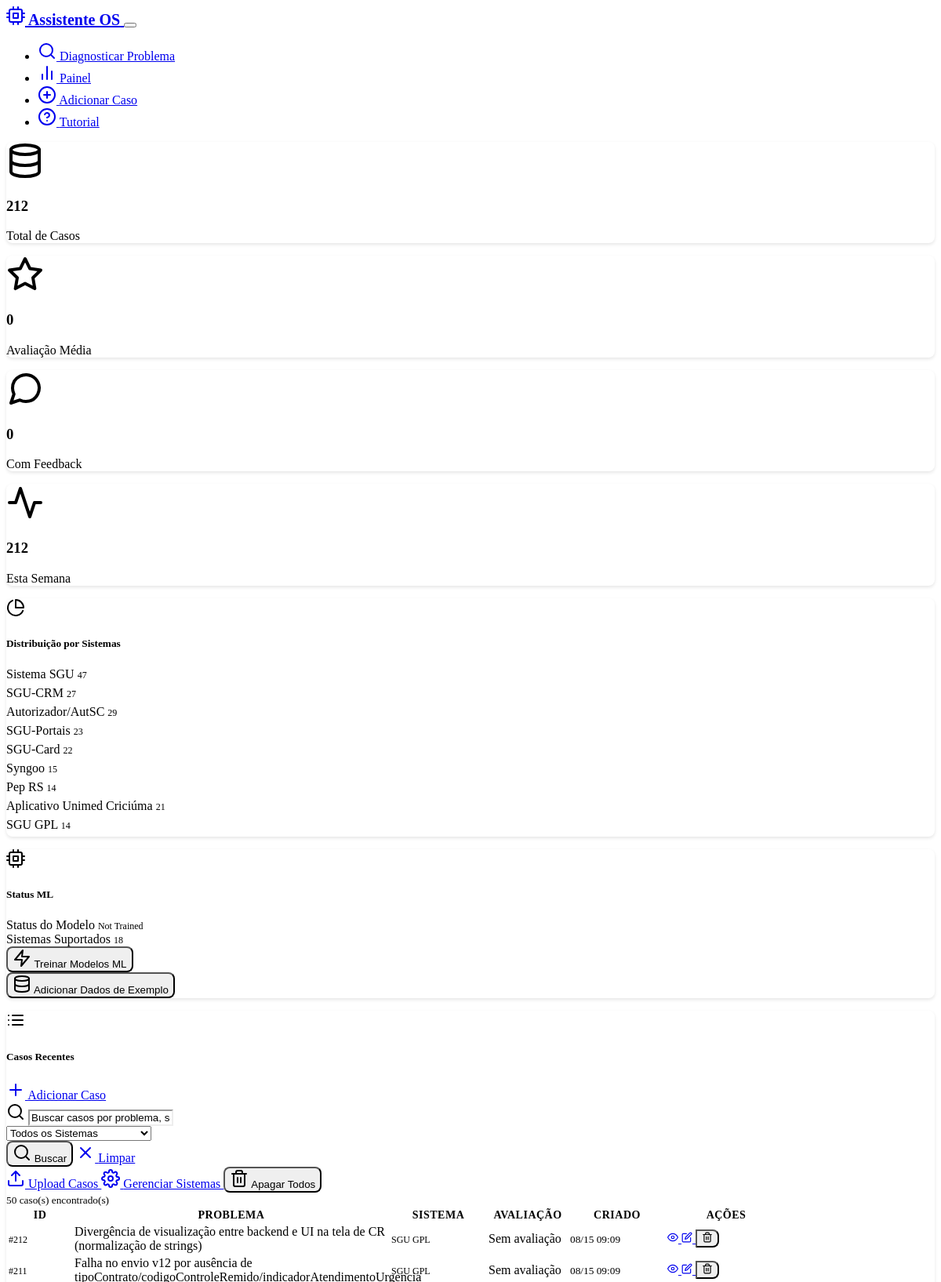
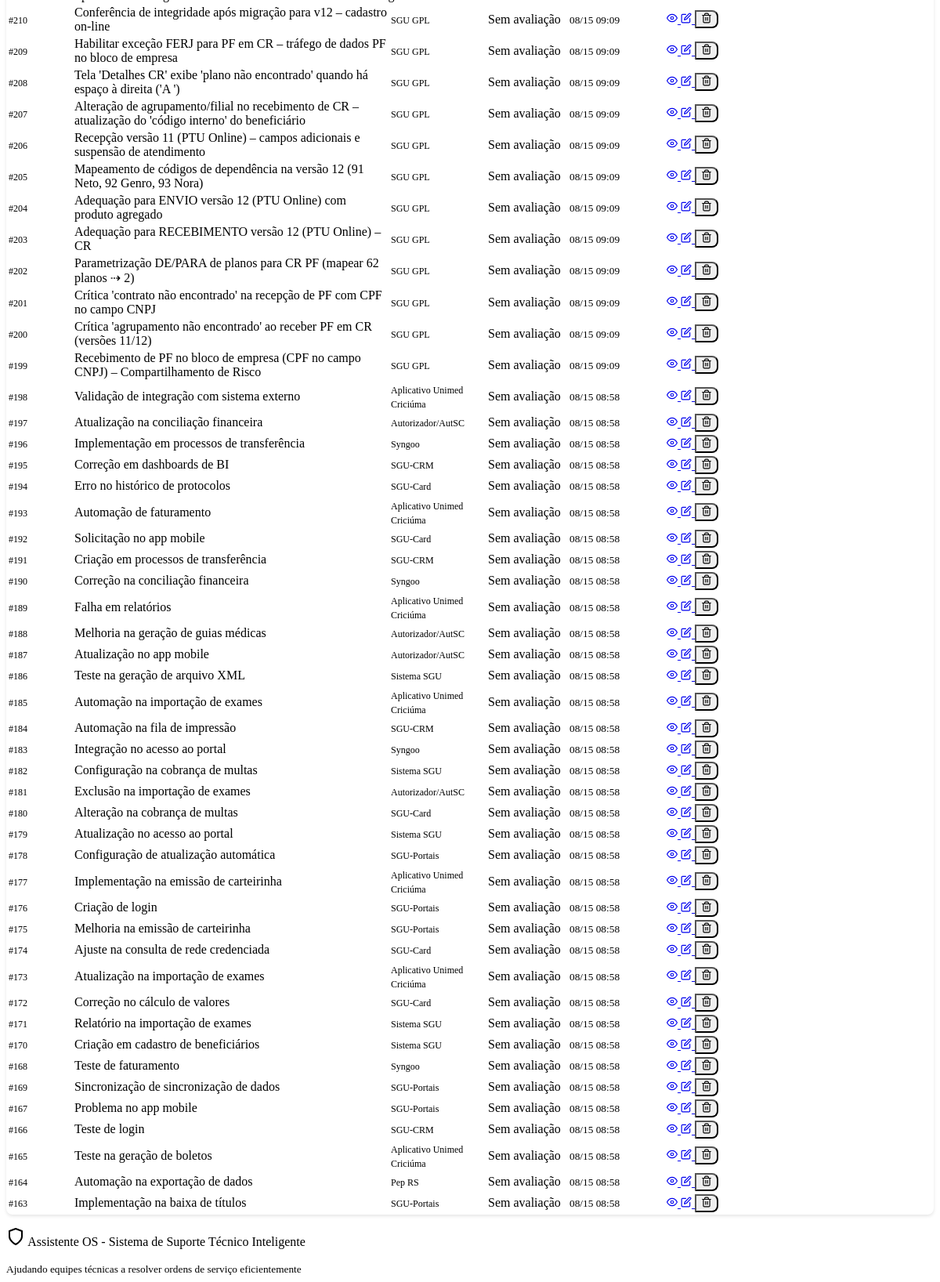
Page /dashboard on the earlier database version (2 pictures, top to bottom).
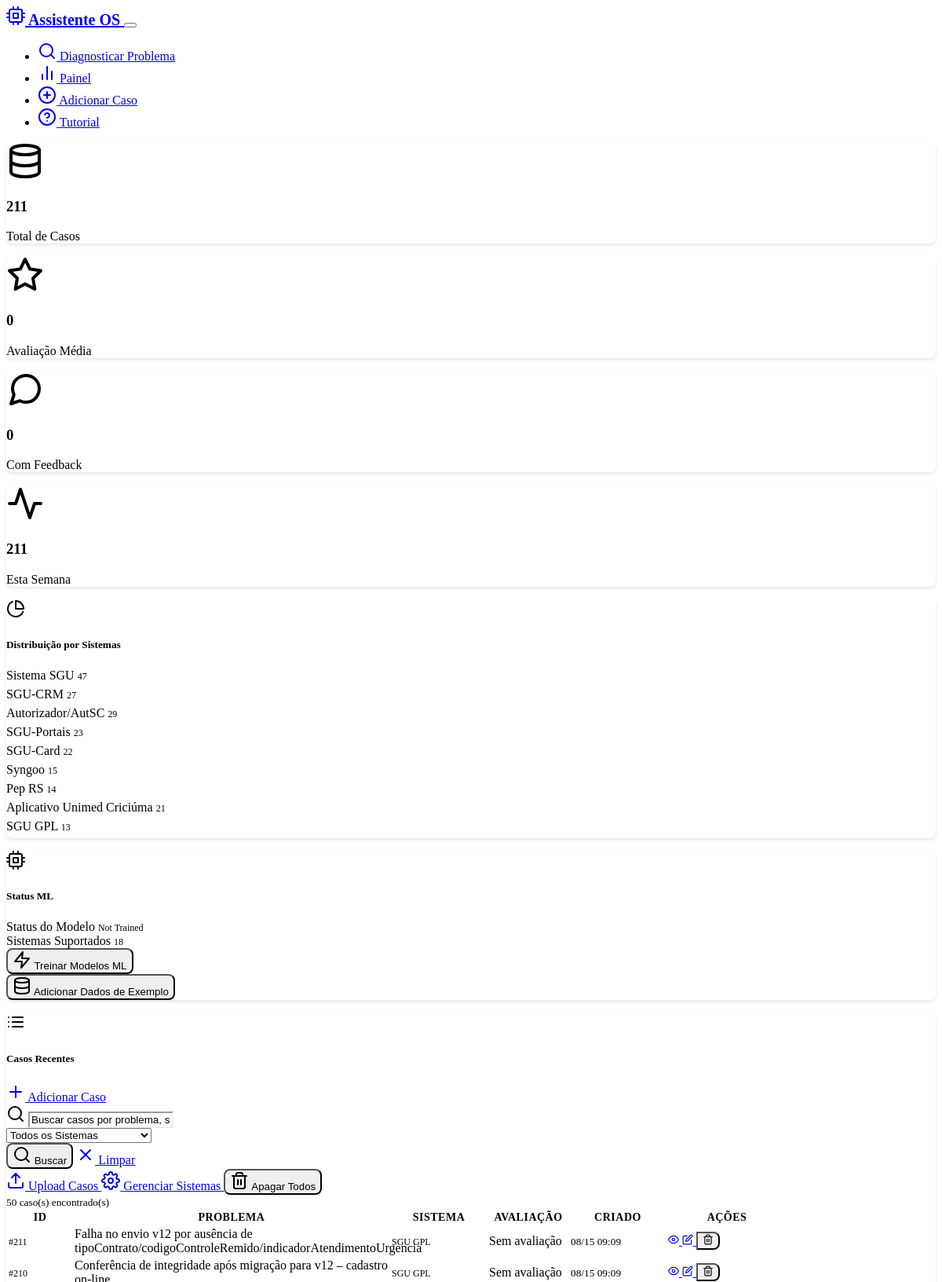
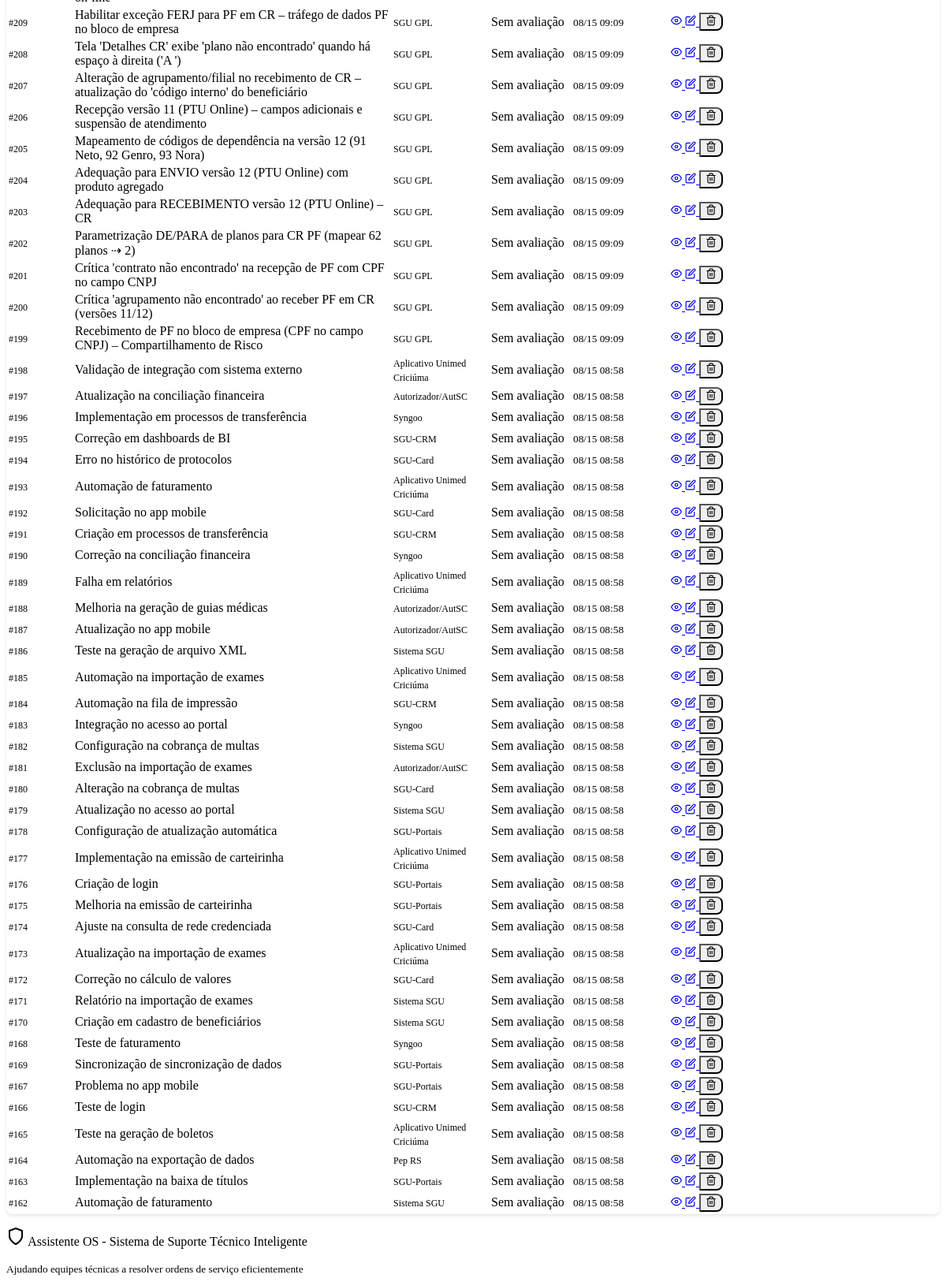
Same page on the later database version (2 pictures, top to bottom).
### models.py (models this page shows, shortened)
class Case(db.Model):
    __tablename__ = 'cases'
    id = db.Column(db.Integer, primary_key=True)
    problem_description = db.Column(db.Text, nullable=False)
    solution = db.Column(db.Text, nullable=False)
    system_type = db.Column(db.String(100), default="Unknown")
    created_at = db.Column(db.DateTime, default=datetime.now)
    effectiveness_score = db.Column(db.Float, nullable=True)
    feedback_count = db.Column(db.Integer, default=0)
    tags = db.Column(db.String(500), default="")  # Stored as comma-separated string
    feedbacks = db.relationship("CaseFeedback", backref="case", cascade="all, delete-orphan")

### routes.py (the view)
@app.route('/dashboard')
def dashboard():
    search_query = request.args.get('search', '').strip()
    system_filter = request.args.get('system', '')
    try:
        stats = case_service.get_statistics()
        if search_query or system_filter:
            cases = case_service.search_cases(search_query, system_filter)
        else:
            cases = case_service.get_recent_cases(limit=50)  # Show more recent cases
        systems = case_service.get_unique_systems()
        return render_template('dashboard.html',
                             stats=stats,
                             cases=cases,
                             recent_cases=cases,  # For backward compatibility
                             search_query=search_query,
                             system_filter=system_filter,
                             systems=systems)
    except Exception as e:
        logging.error(f"Error loading dashboard: {str(e)}")
        flash(f'Error loading dashboard: {str(e)}', 'error')
        return render_template('dashboard.html', stats={}, cases=[], recent_cases=[], systems=[])

### templates/dashboard.html (shortened to what this page needs)
{% extends "base.html" %}
{% block content %}
<div class="row">
    {% if stats %}
    <div class="col-12 mb-4">
        <div class="row">
            <div class="col-md-3 mb-3">
                <div class="card text-center">
                    <div class="card-body">
                        <i data-feather="database" class="mb-2" style="width: 48px; height: 48px; color: var(--bs-primary);"></i>
                        <h3 class="mb-1">{{ stats.total_cases }}</h3>
                        <p class="text-muted mb-0">Total de Casos</p>
                    </div>
                </div>
            </div>
            <div class="col-md-3 mb-3">
                <div class="card text-center">
                    <div class="card-body">
                        <i data-feather="star" class="mb-2" style="width: 48px; height: 48px; color: var(--bs-warning);"></i>
                        <h3 class="mb-1">{{ stats.avg_effectiveness or 0 }}</h3>
                        <p class="text-muted mb-0">Avaliação Média</p>
                    </div>
                </div>
            </div>
            <div class="col-md-3 mb-3">
                <div class="card text-center">
                    <div class="card-body">
                        <i data-feather="message-circle" class="mb-2" style="width: 48px; height: 48px; color: var(--bs-success);"></i>
                        <h3 class="mb-1">{{ stats.cases_with_feedback }}</h3>
                        <p class="text-muted mb-0">Com Feedback</p>
                    </div>
                </div>
            </div>
            <div class="col-md-3 mb-3">
                <div class="card text-center">
                    <div class="card-body">
                        <i data-feather="activity" class="mb-2" style="width: 48px; height: 48px; color: var(--bs-info);"></i>
                        <h3 class="mb-1">{{ stats.recent_activity }}</h3>
                        <p class="text-muted mb-0">Esta Semana</p>
                    </div>
                </div>
            </div>
        </div>
    </div>
    {% endif %}
    {% if stats and stats.systems %}
    <div class="col-md-4 mb-4">
        <div class="card h-100">
            <div class="card-header d-flex align-items-center">
                <i data-feather="pie-chart" class="me-2"></i>
                <h5 class="mb-0">Distribuição por Sistemas</h5>
            </div>
            <div class="card-body">
                {% for system, count in stats.systems.items() %}
                <div class="d-flex justify-content-between align-items-center mb-2">
                    <span>{{ system }}</span>
                    <span class="badge bg-secondary">{{ count }}</span>
                </div>
                <div class="progress mb-3" style="height: 6px;">
                </div>
                {% endfor %}
            </div>
        </div>
    </div>
    {% endif %}
    <div class="col-md-4 mb-4">
        <div class="card h-100">
            <div class="card-header d-flex justify-content-between align-items-center">
                <div class="d-flex align-items-center">
                    <i data-feather="cpu" class="me-2"></i>
                    <h5 class="mb-0">Status ML</h5>
                </div>
            </div>
            <div class="card-body">
                <div id="mlInfo">
                    <div class="d-flex justify-content-between align-items-center mb-2">
                        <span>Status do Modelo</span>
                        <span id="mlTrained" class="badge bg-secondary">Loading...</span>
                    </div>
                    <div class="d-flex justify-content-between align-items-center mb-2">
                        <span>Sistemas Suportados</span>
                        <span id="mlSystems" class="badge bg-info">-</span>
                    </div>
                    <div class="mt-3 d-grid gap-2">
                        <form action="{{ url_for('train_models') }}" method="POST" class="d-inline">
                            <button type="submit" class="btn btn-sm btn-outline-primary w-100" id="trainBtn">
                                <i data-feather="zap" class="me-1"></i>
                                Treinar Modelos ML
                            </button>
                        </form>
                        <form action="{{ url_for('populate_sample_data') }}" method="POST" class="d-inline">
                            <button type="submit" class="btn btn-sm btn-outline-info w-100" id="sampleBtn">
                                <i data-feather="database" class="me-1"></i>
                                Adicionar Dados de Exemplo
                            </button>
                        </form>
                    </div>
                </div>
            </div>
        </div>
    </div>
</div>
<div class="row">
    <div class="col-12">
        <div class="card">
            <div class="card-header d-flex justify-content-between align-items-center">
                <div class="d-flex align-items-center">
                    <i data-feather="list" class="me-2"></i>
                    <h5 class="mb-0">
                        {% if search_query or system_filter %}
                            Resultados da Busca
                        {% else %}
                            Casos Recentes
                        {% endif %}
                    </h5>
                </div>
                <a href="{{ url_for('add_case_form') }}" class="btn btn-primary">
                    <i data-feather="plus" class="me-1"></i>
                    Adicionar Caso
                </a>
            </div>
            <div class="card-body border-bottom">
                <form method="GET" action="{{ url_for('dashboard') }}" class="row g-3">
                    <div class="col-md-6">
                        <div class="input-group">
                            <span class="input-group-text">
                                <i data-feather="search"></i>
                            </span>
                            <input type="text"
                                   class="form-control"
                                   name="search"
                                   value="{{ search_query or '' }}"
                                   placeholder="Buscar casos por problema, solução ou sistema...">
                        </div>
                    </div>
                    <div class="col-md-3">
                        <select class="form-select" name="system">
                            <option value="">Todos os Sistemas</option>
                        </select>
                    </div>
                    <div class="col-md-3">
                        <div class="d-flex gap-1">
                            <button type="submit" class="btn btn-outline-primary">
                                <i data-feather="search"></i>
                                Buscar
                            </button>
                            <a href="{{ url_for('dashboard') }}" class="btn btn-outline-secondary">
                                <i data-feather="x"></i>
                                Limpar
                            </a>
                        </div>
                    </div>
                </form>
            </div>
            <div class="card-body p-0">
                {% if cases %}
                <div class="table-responsive">
                    <div class="d-flex justify-content-between align-items-center p-3 border-bottom bg-dark">
                        <div class="d-flex gap-2">
                            <a href="{{ url_for('upload_cases_form') }}" class="btn btn-sm btn-outline-primary">
                                <i data-feather="upload" class="me-1"></i>
                                Upload Casos
                            </a>
                            <a href="{{ url_for('manage_systems') }}" class="btn btn-sm btn-outline-secondary">
                                <i data-feather="settings" class="me-1"></i>
                                Gerenciar Sistemas
                            </a>
                            <button type="button" class="btn btn-sm btn-outline-danger" onclick="confirmDeleteAllCases()">
                                <i data-feather="trash-2" class="me-1"></i>
                                Apagar Todos
                            </button>
                        </div>
                        <small class="text-muted">{{ cases|length }} caso(s) encontrado(s)</small>
                    </div>
                    <table class="table table-hover mb-0">
                        <thead class="table-dark">
                            <tr>
                                <th width="80">ID</th>
                                <th>Problema</th>
                                <th width="120">Sistema</th>
                                <th width="100">Avaliação</th>
                                <th width="120">Criado</th>
                                <th width="150">Ações</th>
                            </tr>
                        </thead>
                        <tbody>
                            {% for case in cases %}
                            <tr>
                                <td>
                                    <span class="badge bg-primary">#{{ case.id }}</span>
                                </td>
                                <td>
                                    <div class="text-truncate" style="max-width: 400px;" title="{{ case.problem_description }}">
                                        {{ case.problem_description }}
                                    </div>
                                </td>
                                <td>
                                    <span class="badge bg-info">{{ case.system_type }}</span>
                                </td>
                                <td>
                                    {% if case.effectiveness_score %}
                                    <div class="d-flex align-items-center">
                                        <i data-feather="star" class="me-1" style="width: 16px; height: 16px; color: var(--bs-warning);"></i>
                                        <span>{{ "%.1f"|format(case.effectiveness_score) }}</span>
                                        <small class="text-muted ms-1">({{ case.feedback_count }})</small>
                                    </div>
                                    {% else %}
                                    <span class="text-muted">Sem avaliação</span>
                                    {% endif %}
                                </td>
                                <td>
                                    <small>{{ case.created_at.strftime('%m/%d %H:%M') }}</small>
                                </td>
                                <td>
                                    <div class="btn-group" role="group">
                                        <a href="{{ url_for('view_case', case_id=case.id) }}"
                                           class="btn btn-sm btn-outline-primary" title="Ver Detalhes">
                                            <i data-feather="eye" style="width: 14px; height: 14px;"></i>
                                        </a>
                                        <a href="{{ url_for('edit_case_form', case_id=case.id) }}"
                                           class="btn btn-sm btn-outline-warning" title="Editar">
                                            <i data-feather="edit" style="width: 14px; height: 14px;"></i>
                                        </a>
                                        <button type="button"
                                                class="btn btn-sm btn-outline-danger"
                                                title="Excluir"
                                                onclick="confirmDelete({{ case.id }})">
                                            <i data-feather="trash-2" style="width: 14px; height: 14px;"></i>
                                        </button>
                                    </div>
                                </td>
                            </tr>
                            {% endfor %}
                        </tbody>
                    </table>
                </div>
                {% endif %}
            </div>
        </div>
    </div>
</div>
{% endblock %}

### templates/base.html (shortened to what this page needs)
<!DOCTYPE html>
<html lang="en" data-bs-theme="dark">
<head>
    <link href="https://cdn.replit.com/agent/bootstrap-agent-dark-theme.min.css" rel="stylesheet">
    <link rel="stylesheet" href="{{ url_for('static', filename='style.css') }}">
</head>
<body>
    <nav class="navbar navbar-expand-lg navbar-dark bg-dark border-bottom">
        <div class="container">
            <a class="navbar-brand d-flex align-items-center" href="{{ url_for('index') }}">
                <i data-feather="cpu" class="me-2"></i>
                <span class="fw-bold">Assistente OS</span>
            </a>
            <button class="navbar-toggler" type="button" data-bs-toggle="collapse" data-bs-target="#navbarNav">
            </button>
            <div class="collapse navbar-collapse" id="navbarNav">
                <ul class="navbar-nav me-auto">
                    <li class="nav-item">
                        <a class="nav-link" href="{{ url_for('index') }}">
                            <i data-feather="search" class="me-1"></i>
                            Diagnosticar Problema
                        </a>
                    </li>
                    <li class="nav-item">
                        <a class="nav-link" href="{{ url_for('dashboard') }}">
                            <i data-feather="bar-chart-2" class="me-1"></i>
                            Painel
                        </a>
                    </li>
                    <li class="nav-item">
                        <a class="nav-link" href="{{ url_for('add_case_form') }}">
                            <i data-feather="plus-circle" class="me-1"></i>
                            Adicionar Caso
                        </a>
                    </li>
                    <li class="nav-item">
                        <a class="nav-link" href="{{ url_for('tutorial') }}">
                            <i data-feather="help-circle" class="me-1"></i>
                            Tutorial
                        </a>
                    </li>
                </ul>
            </div>
        </div>
    </nav>
    <main class="container my-4">
        {% block content %}{% endblock %}
    </main>
    <footer class="bg-dark border-top mt-5 py-4">
        <div class="container text-center text-muted">
            <p class="mb-0">
                <i data-feather="shield" class="me-1"></i>
                Assistente OS - Sistema de Suporte Técnico Inteligente
            </p>
            <small>Ajudando equipes técnicas a resolver ordens de serviço eficientemente</small>
        </div>
    </footer>
</body>
</html>

Differences in the rows shown:
removed Case: id "212", problem_description "Divergência de visualização entre backend e UI na tela de CR (normalização de strings)", system_type "SGU GPL", shows "Sem avaliação", created_at "08/15 09:09", shown under "Casos Recentes"
computed for Case id 199: count "14" → "13"
now on this page (row unchanged): Case: id "162", problem_description "Automação de faturamento", system_type "Sistema SGU", shows "Sem avaliação", created_at "08/15 08:58", shown under "Casos Recentes"
Other differences:
{{ stats.total_cases }}: "212" → "211"
{{ stats.recent_activity }}: "212" → "211"
